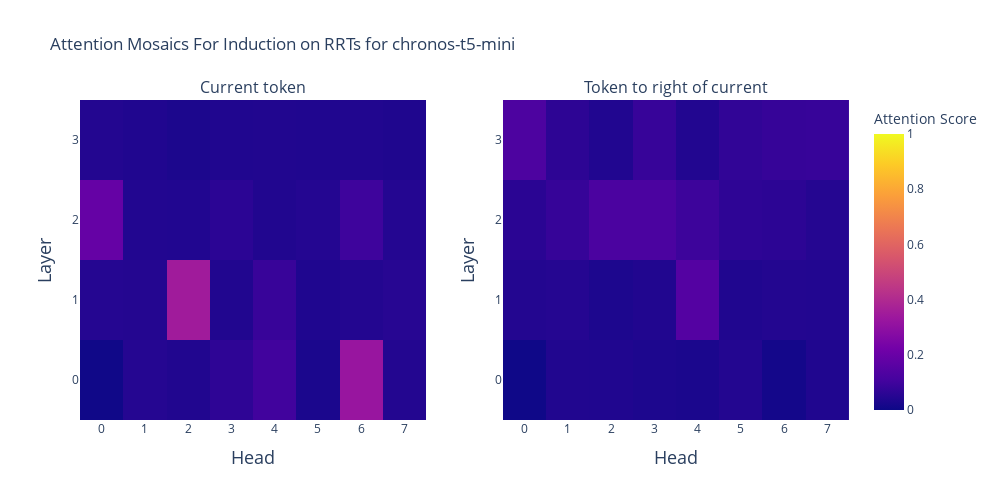
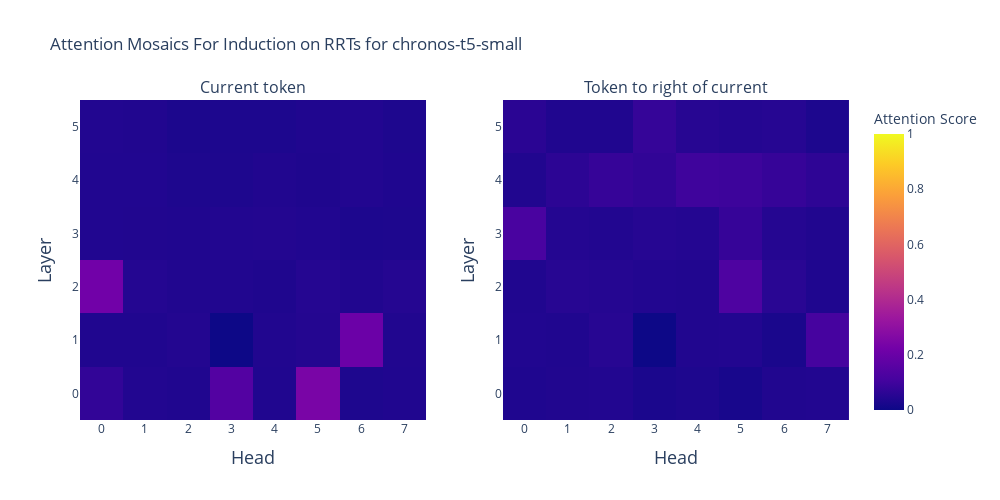
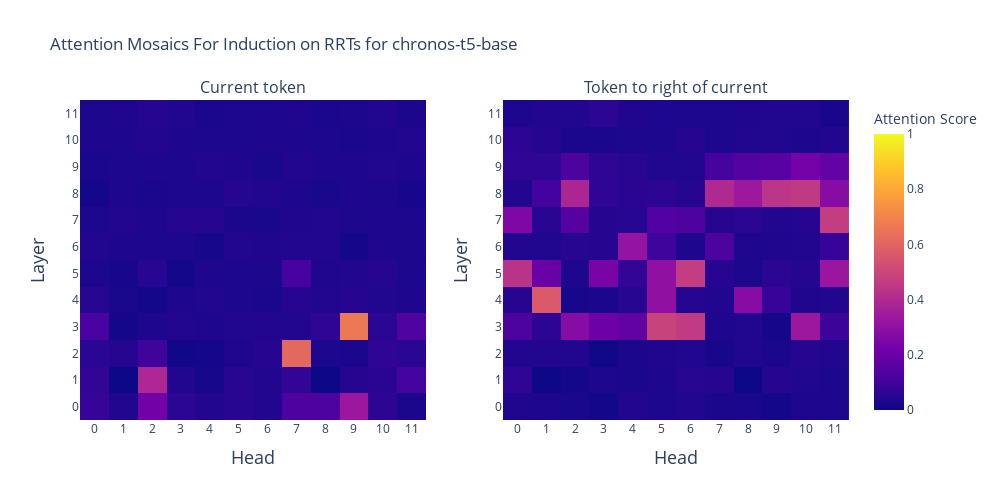
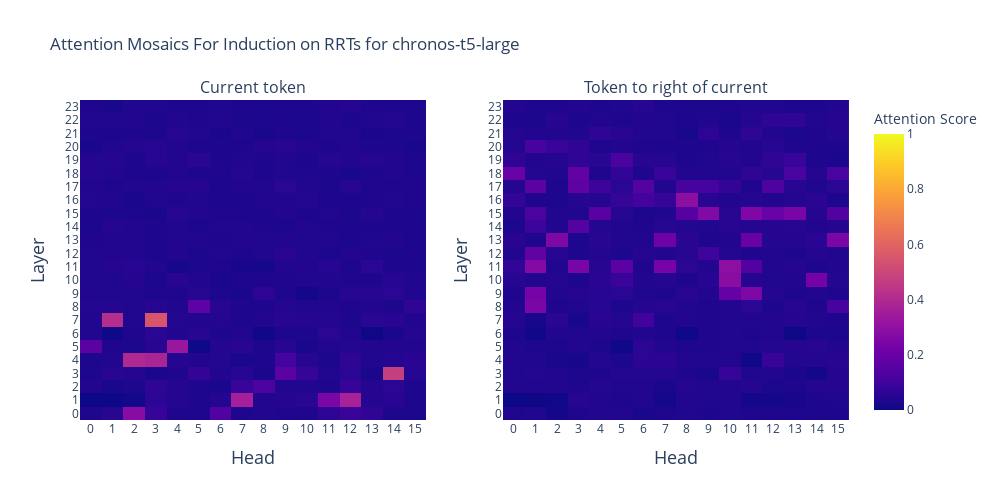

Write notebook code for charts like these, in order.
### Code cell
model_names = ["amazon/chronos-t5-mini", "amazon/chronos-t5-small", "amazon/chronos-t5-base", "amazon/chronos-t5-large"]

for model_name in model_names:
    print(f"Processing {model_name}...")
    
    pipeline = BaseChronosPipeline.from_pretrained(
        model_name,  # use "amazon/chronos-bolt-small" for the corresponding Chronos-Bolt model
        device_map="cpu",  # use "cpu" for CPU inference
        torch_dtype=torch.bfloat16,
    )

    if "bolt" in model_name:
        t5_model = pipeline.model
    else:
        t5_model = pipeline.model.model

    output, cross_attn_probs = attn.attn_lens(token_ids, attention_mask, t5_model, max_new_tokens=1, decoder_input_ids=decoder_input_ids)

    t_idx = 1
    s_idx = sequence_length * ((repeat_factor-1)*num_unique_sequences + extension) + sub_extension

    layers, heads = t5_model.config.num_decoder_layers, t5_model.config.num_heads
    mosaic_left = torch.zeros(layers, heads)
    mosaic_center = torch.zeros(layers, heads)
    mosaic_right = torch.zeros(layers, heads)

    for layer in range(layers):
        for head in range(heads):
            # mean over the batch
            # mosaic_left[layer, head] = cross_attn_probs[0][layer][:, head, t_idx, s_idx-1].mean()
            mosaic_center[layer, head] = cross_attn_probs[t_idx][layer][:, head, t_idx, s_idx].mean()
            mosaic_right[layer, head] = cross_attn_probs[t_idx][layer][:, head, t_idx, s_idx+1].mean()

    # Extract model size from name for the title
    model_size = model_name.split('-')[-1]

    # Create a subplot with 2 side-by-side heatmaps
    fig = make_subplots(rows=1, cols=2, 
                        subplot_titles=("Current token", "Token to right of current"),
                        shared_yaxes=True)

    # Add heatmaps to the subplots
    # fig.add_trace(
    #     go.Heatmap(z=mosaic_left, zmin=0, zmax=1, coloraxis="coloraxis"),
    #     row=1, col=1
    # )
    fig.add_trace(
        go.Heatmap(z=mosaic_center, zmin=0, zmax=1, coloraxis="coloraxis"),
        row=1, col=1
    )
    fig.add_trace(
        go.Heatmap(z=mosaic_right, zmin=0, zmax=1, coloraxis="coloraxis"),
        row=1, col=2
    )

    # Update layout
    fig.update_layout(
        title_text=f"Attention Mosaics For Induction on RRTs for {model_name.split('/')[-1]}",
        height=500,
        width=1000,
        coloraxis=dict(cmin=0, cmax=1, colorbar=dict(title="Attention Score"))
    )

    # Add axes labels with integer ticks
    fig.update_xaxes(title_text="Head", row=1, col=1, title_font=dict(size=18), 
                    tickmode='linear', tick0=0, dtick=1, showticklabels=True)
    fig.update_xaxes(title_text="Head", row=1, col=2, title_font=dict(size=18), 
                    tickmode='linear', tick0=0, dtick=1, showticklabels=True)
    fig.update_yaxes(title_text="Layer", row=1, col=1, title_font=dict(size=18), 
                    tickmode='linear', tick0=0, dtick=1, showticklabels=True)
    fig.update_yaxes(title_text="Layer", row=1, col=2, title_font=dict(size=18), 
                    tickmode='linear', tick0=0, dtick=1, showticklabels=True)

    # Show the figure
    fig.show()
    
    # Save the figure
    import os
    os.makedirs("plots/html", exist_ok=True)
    output_png_filename = f"plots/{model_name.split('/')[-1]}"
    output_html_filename = f"plots/html/{model_name.split('/')[-1]}"
    fig.write_image(f"{output_png_filename}.png")
    fig.write_html(f"{output_html_filename}.html")
    print(f"Saved figure to {output_png_filename}.png")

### Figure 1 — Plotly figure (JSON) as saved in the notebook; plotly's stock layout.template omitted (floating-point values rounded to 4 significant figures)
{"data": [{"coloraxis": "coloraxis", "type": "heatmap", "xaxis": "x", "yaxis": "y", "z": [[0.005127, 0.04688, 0.03906, 0.06396, 0.1021, 0.0282, 0.3223, 0.04297], [0.0459, 0.04395, 0.3457, 0.03931, 0.08301, 0.03564, 0.04346, 0.0498], [0.1885, 0.04053, 0.03955, 0.05933, 0.03857, 0.04565, 0.0957, 0.04419], [0.04321, 0.0376, 0.02844, 0.03613, 0.03906, 0.03711, 0.03833, 0.03467]], "zmax": 1, "zmin": 0}, {"coloraxis": "coloraxis", "type": "heatmap", "xaxis": "x2", "yaxis": "y2", "z": [[0.0047, 0.03882, 0.03662, 0.03149, 0.02771, 0.04224, 0.01379, 0.03711], [0.04224, 0.04614, 0.03088, 0.03906, 0.1465, 0.03735, 0.04248, 0.04028], [0.05566, 0.08008, 0.124, 0.123, 0.09277, 0.06348, 0.06055, 0.04761], [0.1289, 0.06201, 0.03955, 0.08252, 0.0415, 0.0708, 0.08057, 0.08154]], "zmax": 1, "zmin": 0}], "layout": {"annotations": [{"font": {"size": 16}, "showarrow": false, "text": "Current token", "x": 0.225, "xanchor": "center", "xref": "paper", "y": 1, "yanchor": "bottom", "yref": "paper"}, {"font": {"size": 16}, "showarrow": false, "text": "Token to right of current", "x": 0.775, "xanchor": "center", "xref": "paper", "y": 1, "yanchor": "bottom", "yref": "paper"}], "coloraxis": {"cmax": 1, "cmin": 0, "colorbar": {"title": {"text": "Attention Score"}}}, "height": 500, "title": {"text": "Attention Mosaics For Induction on RRTs for chronos-t5-mini"}, "width": 1000, "xaxis": {"anchor": "y", "domain": [0, 0.45], "dtick": 1, "showticklabels": true, "tick0": 0, "tickmode": "linear", "title": {"font": {"size": 18}, "text": "Head"}}, "xaxis2": {"anchor": "y2", "domain": [0.55, 1], "dtick": 1, "showticklabels": true, "tick0": 0, "tickmode": "linear", "title": {"font": {"size": 18}, "text": "Head"}}, "yaxis": {"anchor": "x", "domain": [0, 1], "dtick": 1, "showticklabels": true, "tick0": 0, "tickmode": "linear", "title": {"font": {"size": 18}, "text": "Layer"}}, "yaxis2": {"anchor": "x2", "domain": [0, 1], "dtick": 1, "matches": "y", "showticklabels": true, "tick0": 0, "tickmode": "linear", "title": {"font": {"size": 18}, "text": "Layer"}}}}

### Figure 2 — Plotly figure (JSON) as saved in the notebook; plotly's stock layout.template omitted (floating-point values rounded to 4 significant figures)
{"data": [{"coloraxis": "coloraxis", "type": "heatmap", "xaxis": "x", "yaxis": "y", "z": [[0.07275, 0.04053, 0.03735, 0.1445, 0.03784, 0.2402, 0.0332, 0.03613], [0.03662, 0.03662, 0.04346, 0.0003605, 0.03833, 0.04395, 0.2051, 0.03906], [0.2207, 0.04565, 0.03931, 0.03906, 0.03467, 0.04688, 0.03809, 0.04639], [0.03955, 0.03809, 0.03711, 0.04175, 0.0437, 0.03955, 0.03174, 0.03296], [0.03955, 0.03955, 0.0332, 0.0332, 0.03906, 0.03467, 0.04053, 0.03564], [0.04126, 0.03857, 0.02991, 0.03125, 0.03052, 0.03784, 0.04004, 0.03223]], "zmax": 1, "zmin": 0}, {"coloraxis": "coloraxis", "type": "heatmap", "xaxis": "x2", "yaxis": "y2", "z": [[0.03589, 0.03906, 0.04028, 0.02673, 0.03247, 0.02087, 0.03857, 0.04004], [0.03979, 0.03784, 0.05127, 0.0002823, 0.03931, 0.04028, 0.02478, 0.1123], [0.03687, 0.05127, 0.0459, 0.04126, 0.03906, 0.1318, 0.05396, 0.0354], [0.1196, 0.04468, 0.04102, 0.04932, 0.04492, 0.07959, 0.0459, 0.03906], [0.03882, 0.06079, 0.0791, 0.06934, 0.09717, 0.09277, 0.07959, 0.06396], [0.05737, 0.03711, 0.0376, 0.07764, 0.05029, 0.04517, 0.04956, 0.03125]], "zmax": 1, "zmin": 0}], "layout": {"annotations": [{"font": {"size": 16}, "showarrow": false, "text": "Current token", "x": 0.225, "xanchor": "center", "xref": "paper", "y": 1, "yanchor": "bottom", "yref": "paper"}, {"font": {"size": 16}, "showarrow": false, "text": "Token to right of current", "x": 0.775, "xanchor": "center", "xref": "paper", "y": 1, "yanchor": "bottom", "yref": "paper"}], "coloraxis": {"cmax": 1, "cmin": 0, "colorbar": {"title": {"text": "Attention Score"}}}, "height": 500, "title": {"text": "Attention Mosaics For Induction on RRTs for chronos-t5-small"}, "width": 1000, "xaxis": {"anchor": "y", "domain": [0, 0.45], "dtick": 1, "showticklabels": true, "tick0": 0, "tickmode": "linear", "title": {"font": {"size": 18}, "text": "Head"}}, "xaxis2": {"anchor": "y2", "domain": [0.55, 1], "dtick": 1, "showticklabels": true, "tick0": 0, "tickmode": "linear", "title": {"font": {"size": 18}, "text": "Head"}}, "yaxis": {"anchor": "x", "domain": [0, 1], "dtick": 1, "showticklabels": true, "tick0": 0, "tickmode": "linear", "title": {"font": {"size": 18}, "text": "Layer"}}, "yaxis2": {"anchor": "x2", "domain": [0, 1], "dtick": 1, "matches": "y", "showticklabels": true, "tick0": 0, "tickmode": "linear", "title": {"font": {"size": 18}, "text": "Layer"}}}}

### Figure 3 — Plotly figure (JSON) as saved in the notebook; plotly's stock layout.template omitted (floating-point values rounded to 4 significant figures; data arrays with more than 128 entries replaced by an {"elided": "..."} marker saying what was removed)
{"data": [{"coloraxis": "coloraxis", "type": "heatmap", "xaxis": "x", "yaxis": "y", "z": {"elided": "12x12 float values"}, "zmax": 1, "zmin": 0}, {"coloraxis": "coloraxis", "type": "heatmap", "xaxis": "x2", "yaxis": "y2", "z": {"elided": "12x12 float values"}, "zmax": 1, "zmin": 0}], "layout": {"annotations": [{"font": {"size": 16}, "showarrow": false, "text": "Current token", "x": 0.225, "xanchor": "center", "xref": "paper", "y": 1, "yanchor": "bottom", "yref": "paper"}, {"font": {"size": 16}, "showarrow": false, "text": "Token to right of current", "x": 0.775, "xanchor": "center", "xref": "paper", "y": 1, "yanchor": "bottom", "yref": "paper"}], "coloraxis": {"cmax": 1, "cmin": 0, "colorbar": {"title": {"text": "Attention Score"}}}, "height": 500, "title": {"text": "Attention Mosaics For Induction on RRTs for chronos-t5-base"}, "width": 1000, "xaxis": {"anchor": "y", "domain": [0, 0.45], "dtick": 1, "showticklabels": true, "tick0": 0, "tickmode": "linear", "title": {"font": {"size": 18}, "text": "Head"}}, "xaxis2": {"anchor": "y2", "domain": [0.55, 1], "dtick": 1, "showticklabels": true, "tick0": 0, "tickmode": "linear", "title": {"font": {"size": 18}, "text": "Head"}}, "yaxis": {"anchor": "x", "domain": [0, 1], "dtick": 1, "showticklabels": true, "tick0": 0, "tickmode": "linear", "title": {"font": {"size": 18}, "text": "Layer"}}, "yaxis2": {"anchor": "x2", "domain": [0, 1], "dtick": 1, "matches": "y", "showticklabels": true, "tick0": 0, "tickmode": "linear", "title": {"font": {"size": 18}, "text": "Layer"}}}}

### Figure 4 — Plotly figure (JSON) as saved in the notebook; plotly's stock layout.template omitted (floating-point values rounded to 4 significant figures; data arrays with more than 128 entries replaced by an {"elided": "..."} marker saying what was removed)
{"data": [{"coloraxis": "coloraxis", "type": "heatmap", "xaxis": "x", "yaxis": "y", "z": {"elided": "24x16 float values"}, "zmax": 1, "zmin": 0}, {"coloraxis": "coloraxis", "type": "heatmap", "xaxis": "x2", "yaxis": "y2", "z": {"elided": "24x16 float values"}, "zmax": 1, "zmin": 0}], "layout": {"annotations": [{"font": {"size": 16}, "showarrow": false, "text": "Current token", "x": 0.225, "xanchor": "center", "xref": "paper", "y": 1, "yanchor": "bottom", "yref": "paper"}, {"font": {"size": 16}, "showarrow": false, "text": "Token to right of current", "x": 0.775, "xanchor": "center", "xref": "paper", "y": 1, "yanchor": "bottom", "yref": "paper"}], "coloraxis": {"cmax": 1, "cmin": 0, "colorbar": {"title": {"text": "Attention Score"}}}, "height": 500, "title": {"text": "Attention Mosaics For Induction on RRTs for chronos-t5-large"}, "width": 1000, "xaxis": {"anchor": "y", "domain": [0, 0.45], "dtick": 1, "showticklabels": true, "tick0": 0, "tickmode": "linear", "title": {"font": {"size": 18}, "text": "Head"}}, "xaxis2": {"anchor": "y2", "domain": [0.55, 1], "dtick": 1, "showticklabels": true, "tick0": 0, "tickmode": "linear", "title": {"font": {"size": 18}, "text": "Head"}}, "yaxis": {"anchor": "x", "domain": [0, 1], "dtick": 1, "showticklabels": true, "tick0": 0, "tickmode": "linear", "title": {"font": {"size": 18}, "text": "Layer"}}, "yaxis2": {"anchor": "x2", "domain": [0, 1], "dtick": 1, "matches": "y", "showticklabels": true, "tick0": 0, "tickmode": "linear", "title": {"font": {"size": 18}, "text": "Layer"}}}}
